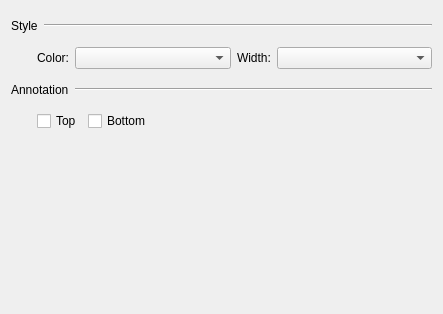
<?xml version="1.0" encoding="UTF-8"?>
<ui version="4.0">
 <class>RLFaultSticksVisPageSec</class>
 <widget class="QWidget" name="RLFaultSticksVisPageSec">
  <property name="windowModality">
   <enum>Qt::WindowModal</enum>
  </property>
  <property name="geometry">
   <rect>
    <x>0</x>
    <y>0</y>
    <width>443</width>
    <height>314</height>
   </rect>
  </property>
  <property name="windowTitle">
   <string>Form</string>
  </property>
  <layout class="QGridLayout" name="gridLayout_2">
   <item row="3" column="0">
    <layout class="QHBoxLayout" name="horizontalLayout_2">
     <item>
      <widget class="QLabel" name="label">
       <property name="sizePolicy">
        <sizepolicy hsizetype="Fixed" vsizetype="Fixed">
         <horstretch>0</horstretch>
         <verstretch>0</verstretch>
        </sizepolicy>
       </property>
       <property name="minimumSize">
        <size>
         <width>20</width>
         <height>20</height>
        </size>
       </property>
       <property name="maximumSize">
        <size>
         <width>20</width>
         <height>20</height>
        </size>
       </property>
       <property name="text">
        <string/>
       </property>
      </widget>
     </item>
     <item>
      <widget class="QCheckBox" name="m_pChkTop">
       <property name="sizePolicy">
        <sizepolicy hsizetype="Fixed" vsizetype="Fixed">
         <horstretch>0</horstretch>
         <verstretch>0</verstretch>
        </sizepolicy>
       </property>
       <property name="text">
        <string>Top</string>
       </property>
      </widget>
     </item>
     <item>
      <widget class="QCheckBox" name="m_pChkBottom">
       <property name="sizePolicy">
        <sizepolicy hsizetype="Fixed" vsizetype="Fixed">
         <horstretch>0</horstretch>
         <verstretch>0</verstretch>
        </sizepolicy>
       </property>
       <property name="text">
        <string>Bottom</string>
       </property>
      </widget>
     </item>
     <item>
      <spacer name="horizontalSpacer">
       <property name="orientation">
        <enum>Qt::Horizontal</enum>
       </property>
       <property name="sizeHint" stdset="0">
        <size>
         <width>40</width>
         <height>20</height>
        </size>
       </property>
      </spacer>
     </item>
    </layout>
   </item>
   <item row="2" column="0">
    <layout class="QHBoxLayout" name="horizontalLayout_5">
     <item>
      <widget class="QLabel" name="m_pLabelLine">
       <property name="sizePolicy">
        <sizepolicy hsizetype="Fixed" vsizetype="Fixed">
         <horstretch>0</horstretch>
         <verstretch>0</verstretch>
        </sizepolicy>
       </property>
       <property name="minimumSize">
        <size>
         <width>0</width>
         <height>30</height>
        </size>
       </property>
       <property name="text">
        <string>Annotation</string>
       </property>
      </widget>
     </item>
     <item>
      <widget class="Line" name="line_2">
       <property name="sizePolicy">
        <sizepolicy hsizetype="Expanding" vsizetype="Fixed">
         <horstretch>0</horstretch>
         <verstretch>0</verstretch>
        </sizepolicy>
       </property>
       <property name="orientation">
        <enum>Qt::Horizontal</enum>
       </property>
      </widget>
     </item>
    </layout>
   </item>
   <item row="0" column="0">
    <layout class="QHBoxLayout" name="horizontalLayout_4">
     <item>
      <widget class="QLabel" name="m_pLabelPoint">
       <property name="sizePolicy">
        <sizepolicy hsizetype="Fixed" vsizetype="Fixed">
         <horstretch>0</horstretch>
         <verstretch>0</verstretch>
        </sizepolicy>
       </property>
       <property name="minimumSize">
        <size>
         <width>0</width>
         <height>30</height>
        </size>
       </property>
       <property name="text">
        <string>Style</string>
       </property>
      </widget>
     </item>
     <item>
      <widget class="Line" name="line">
       <property name="sizePolicy">
        <sizepolicy hsizetype="Expanding" vsizetype="Fixed">
         <horstretch>0</horstretch>
         <verstretch>0</verstretch>
        </sizepolicy>
       </property>
       <property name="orientation">
        <enum>Qt::Horizontal</enum>
       </property>
      </widget>
     </item>
    </layout>
   </item>
   <item row="4" column="0">
    <spacer name="verticalSpacer">
     <property name="orientation">
      <enum>Qt::Vertical</enum>
     </property>
     <property name="sizeHint" stdset="0">
      <size>
       <width>20</width>
       <height>40</height>
      </size>
     </property>
    </spacer>
   </item>
   <item row="1" column="0">
    <layout class="QHBoxLayout" name="horizontalLayout">
     <item>
      <widget class="QLabel" name="m_pLabel6_2">
       <property name="sizePolicy">
        <sizepolicy hsizetype="Fixed" vsizetype="Fixed">
         <horstretch>0</horstretch>
         <verstretch>0</verstretch>
        </sizepolicy>
       </property>
       <property name="minimumSize">
        <size>
         <width>20</width>
         <height>20</height>
        </size>
       </property>
       <property name="maximumSize">
        <size>
         <width>20</width>
         <height>20</height>
        </size>
       </property>
       <property name="text">
        <string/>
       </property>
      </widget>
     </item>
     <item>
      <widget class="QLabel" name="m_pLabel1">
       <property name="sizePolicy">
        <sizepolicy hsizetype="Fixed" vsizetype="Fixed">
         <horstretch>0</horstretch>
         <verstretch>0</verstretch>
        </sizepolicy>
       </property>
       <property name="layoutDirection">
        <enum>Qt::LeftToRight</enum>
       </property>
       <property name="text">
        <string>Color:</string>
       </property>
       <property name="alignment">
        <set>Qt::AlignRight|Qt::AlignTrailing|Qt::AlignVCenter</set>
       </property>
      </widget>
     </item>
     <item>
      <widget class="CXButtonColorEdit" name="m_pCmbStyleColor"/>
     </item>
     <item>
      <widget class="QLabel" name="m_pLabel5">
       <property name="sizePolicy">
        <sizepolicy hsizetype="Fixed" vsizetype="Fixed">
         <horstretch>0</horstretch>
         <verstretch>0</verstretch>
        </sizepolicy>
       </property>
       <property name="text">
        <string>Width:</string>
       </property>
      </widget>
     </item>
     <item>
      <widget class="CXLineWidthListCombBox" name="m_pCmbSytleWidth"/>
     </item>
    </layout>
   </item>
  </layout>
 </widget>
 <customwidgets>
  <customwidget>
   <class>CXButtonColorEdit</class>
   <extends>QComboBox</extends>
   <header>xbuttoncoloredit.h</header>
  </customwidget>
  <customwidget>
   <class>CXLineWidthListCombBox</class>
   <extends>QComboBox</extends>
   <header>xlinecomponent.h</header>
  </customwidget>
 </customwidgets>
 <resources/>
 <connections/>
</ui>
